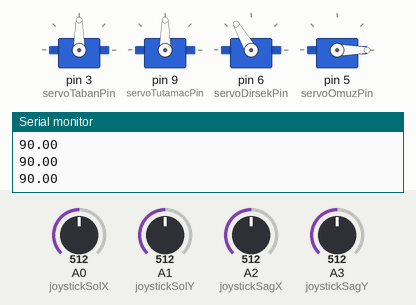
Simulated run of this sketch. Board: Arduino Uno, built with avr-gcc and run on an emulated ATmega328P. On the bench: 4 × servo, the last lines printed to the serial monitor. Inputs (shaded band) come from the test bench; at power-on: A1 (joystickSolY) = 512, A2 (joystickSagX) = 512, A0 (joystickSolX) = 512, A3 (joystickSagY) = 512.

Above: at 1.2 s.
1.3 s: A1 (joystickSolY) set to 716
At 2.2 s:
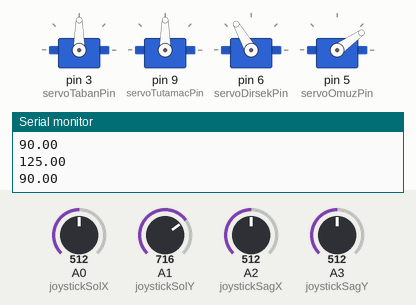
2.8 s: A2 (joystickSagX) set to 306
At 4.0 s:
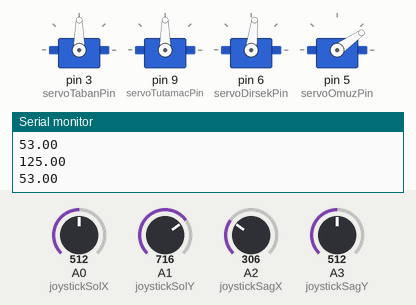
4.3 s: A0 (joystickSolX) set to 716
At 4.6 s:
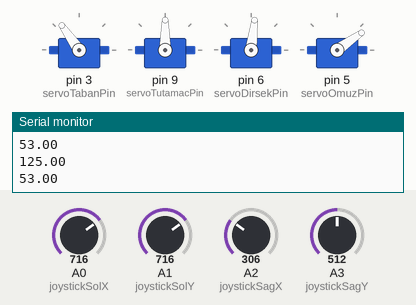
5.8 s: A3 (joystickSagY) set to 716
At 6.3 s:
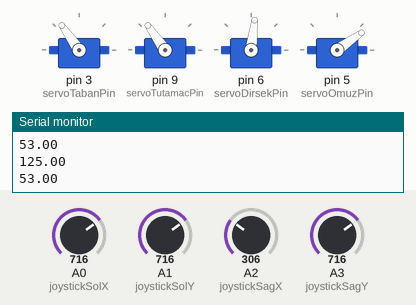
7.3 s: A1 (joystickSolY) set to 992
At 8.4 s:
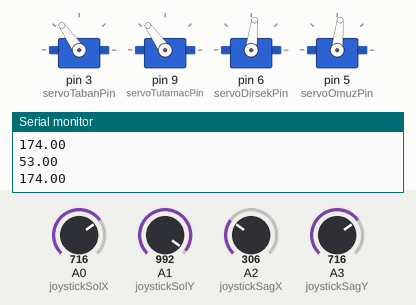
8.8 s: A2 (joystickSagX) set to 30
At 9.3 s:
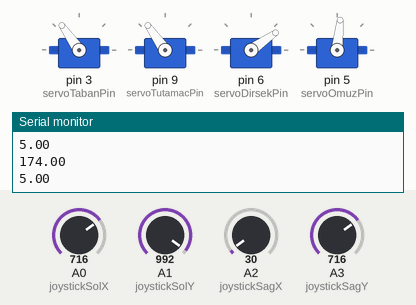
Timing chart, 0 to 11.3 s (numbered marks = the images above; inputs shaded):
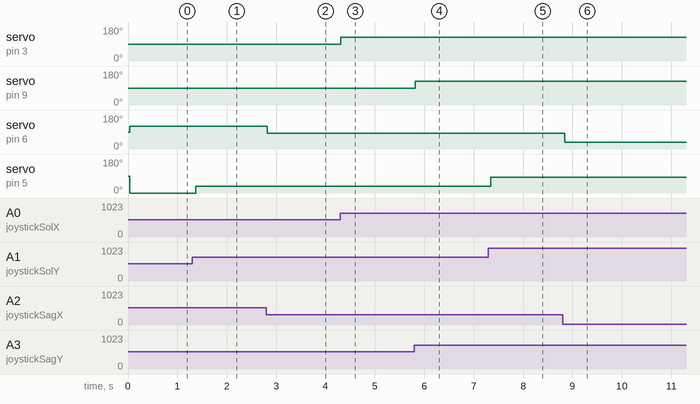

Measured:
- after the input at 1.3 s, servo on pin 5 (servoOmuzPin): 0° → 35° after 0.07 s
- after the input at 2.8 s, servo on pin 6 (servoDirsekPin): 120° → 83° at once
- after the input at 4.3 s, servo on pin 3 (servoTabanPin): 90° → 125° at once
- after the input at 5.8 s, servo on pin 9 (servoTutamacPin): 90° → 125° at once
- after the input at 7.3 s, servo on pin 5 (servoOmuzPin): 35° → 84° after 0.05 s
- after the input at 8.8 s, servo on pin 6 (servoDirsekPin): 83° → 35° at once

The sketch:

robot_arm_software.ino
```cpp
#include <Servo.h>

Servo servoTaban;
Servo servoOmuz;
Servo servoDirsek;
Servo servoTutamac;
int servoTabanPin = 3;
int servoOmuzPin = 5;
int servoDirsekPin = 6;
int servoTutamacPin = 9;
int joystickSolX = A0;
int joystickSolY = A1;
int joystickSagX = A2;
int joystickSagY = A3;
int joystickSolXValue = 0;
int joystickSolYValue = 0;
int joystickSagXValue = 0;
int joystickSagYValue = 0;
float servoTabanAci = 0;
float servoOmuzAci = 0;
float servoDirsekAci = 0;
float servoTutamacAci = 0;

void setup(){
  //Initilize serial comm ardunio vs computer at 9600 baud rate
  Serial.begin(9600);

  //define servo PWM outputs
  pinMode(servoTabanPin, OUTPUT);
  pinMode(servoOmuzPin, OUTPUT);
  pinMode(servoDirsekPin, OUTPUT);
  pinMode(servoTutamacPin, OUTPUT);

  //Attach pins to servo
  servoTaban.attach(servoTabanPin);
  //servoTaban.write(90);
  servoTutamac.attach(servoTutamacPin);
  //servoTutamac.write(90);
  servoDirsek.attach(servoDirsekPin);
  //servoDirsek.write(90);
  servoOmuz.attach(servoOmuzPin);
  //servoOmuz.write(90);

  }

void loop(){
  //read analog inputs 0-1023 from joystick  Dont need to read button switches
  joystickSolXValue = analogRead(joystickSolX);
  joystickSolYValue = analogRead(joystickSolY);
  joystickSagXValue = analogRead(joystickSagX);
  joystickSagYValue = analogRead(joystickSagY);

  //map analog inputs 0-1023 to servo angle range 0-180
  servoTabanAci = map(joystickSolXValue,0,1023,0,180);
  servoOmuzAci = map(joystickSolYValue,0,1023,0,180);
  servoDirsekAci = map(joystickSagXValue,0,1023,0,180);
  servoTutamacAci = map(joystickSagYValue,0,1023,0,180);

  // write obtained angles to servo motors
  servoTaban.write(servoTabanAci);
  delay(10);
  servoTutamac.write(servoTutamacAci);
  delay(10);
  servoDirsek.write(servoDirsekAci+30);
  delay(10);
  servoOmuz.write(servoOmuzAci-90);

  //Print to check angles mapped from analog inputs
  //Serial.println(servoTabanAci);
  Serial.println(servoOmuzAci);
  Serial.println(servoDirsekAci);
  //Serial.println(servoTutamacAci);
  //Serial.println(joystickSagYValue);


  delay(10);
  }
```
